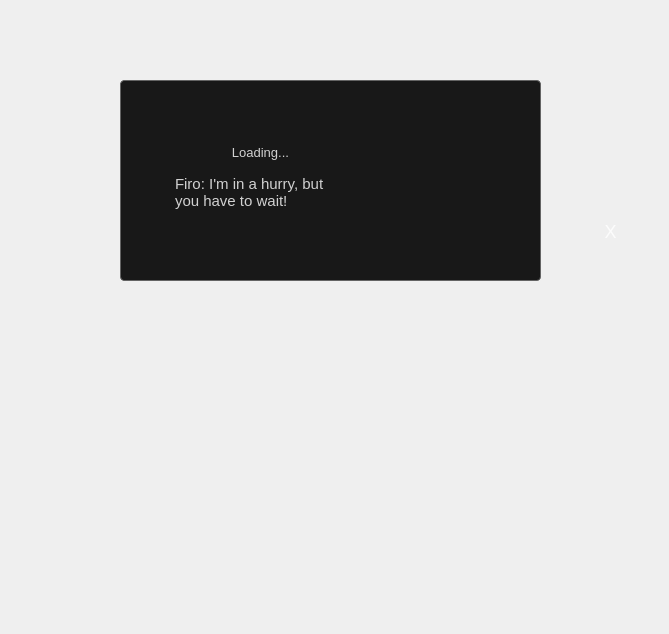
<?xml version="1.0" encoding="UTF-8"?>
<ui version="4.0">
 <class>Dialog</class>
 <widget class="QDialog" name="Dialog">
  <property name="geometry">
   <rect>
    <x>0</x>
    <y>0</y>
    <width>669</width>
    <height>634</height>
   </rect>
  </property>
  <property name="windowTitle">
   <string>Dialog</string>
  </property>
  <widget class="QFrame" name="frame_lock_2">
   <property name="geometry">
    <rect>
     <x>120</x>
     <y>80</y>
     <width>421</width>
     <height>201</height>
    </rect>
   </property>
   <property name="styleSheet">
    <string notr="true">background: #181818;
border: 1px solid #646464;
box-sizing: border-box;
border-radius: 4px;</string>
   </property>
   <property name="frameShape">
    <enum>QFrame::StyledPanel</enum>
   </property>
   <property name="frameShadow">
    <enum>QFrame::Raised</enum>
   </property>
   <widget class="QTextBrowser" name="descr_2">
    <property name="geometry">
     <rect>
      <x>50</x>
      <y>60</y>
      <width>181</width>
      <height>71</height>
     </rect>
    </property>
    <property name="styleSheet">
     <string notr="true">font: 8pt &quot;NSimSun&quot;;;
font-weight: 200;
font-size: 13px;
line-height: 10px;
text-decoration-line: underline;
background: rgba(44, 40, 40, 0.0);
color: rgba(255, 255, 255, 0.8);

border: 0.5px solid rgba(167, 167, 167, 0.0);</string>
    </property>
    <property name="verticalScrollBarPolicy">
     <enum>Qt::ScrollBarAlwaysOff</enum>
    </property>
    <property name="horizontalScrollBarPolicy">
     <enum>Qt::ScrollBarAlwaysOff</enum>
    </property>
    <property name="html">
     <string>&lt;!DOCTYPE HTML PUBLIC &quot;-//W3C//DTD HTML 4.0//EN&quot; &quot;http://www.w3.org/TR/REC-html40/strict.dtd&quot;&gt;
&lt;html&gt;&lt;head&gt;&lt;meta name=&quot;qrichtext&quot; content=&quot;1&quot; /&gt;&lt;style type=&quot;text/css&quot;&gt;
p, li { white-space: pre-wrap; }
&lt;/style&gt;&lt;/head&gt;&lt;body style=&quot; font-family:'NSimSun'; font-size:13px; font-weight:200; font-style:normal;&quot;&gt;
&lt;p align=&quot;center&quot; style=&quot; margin-top:0px; margin-bottom:0px; margin-left:0px; margin-right:0px; -qt-block-indent:0; text-indent:0px;&quot;&gt;&lt;span style=&quot; font-size:13px;&quot;&gt;Loading...&lt;/span&gt;&lt;/p&gt;
&lt;p align=&quot;center&quot; style=&quot;-qt-paragraph-type:empty; margin-top:0px; margin-bottom:0px; margin-left:0px; margin-right:0px; -qt-block-indent:0; text-indent:0px;&quot;&gt;&lt;br /&gt;&lt;/p&gt;
&lt;p style=&quot; margin-top:0px; margin-bottom:0px; margin-left:0px; margin-right:0px; -qt-block-indent:0; text-indent:0px;&quot;&gt;&lt;span style=&quot; font-size:11pt;&quot;&gt;Firo: I'm in a hurry, but you have to wait!&lt;/span&gt;&lt;/p&gt;&lt;/body&gt;&lt;/html&gt;</string>
    </property>
   </widget>
   <widget class="QLabel" name="label_2">
    <property name="geometry">
     <rect>
      <x>250</x>
      <y>22</y>
      <width>101</width>
      <height>131</height>
     </rect>
    </property>
    <property name="styleSheet">
     <string notr="true">background: rgba(44, 40, 40, 0.0);
border: 0.5px solid rgba(167, 167, 167, 0.0);</string>
    </property>
    <property name="text">
     <string/>
    </property>
    <property name="pixmap">
     <pixmap>../material/Firo_s.png</pixmap>
    </property>
    <property name="scaledContents">
     <bool>false</bool>
    </property>
   </widget>
  </widget>
  <widget class="QFrame" name="frame">
   <property name="geometry">
    <rect>
     <x>90</x>
     <y>220</y>
     <width>536</width>
     <height>168</height>
    </rect>
   </property>
   <property name="styleSheet">
    <string notr="true">background: rgba(44, 40, 40, 0.0);</string>
   </property>
   <property name="frameShape">
    <enum>QFrame::StyledPanel</enum>
   </property>
   <property name="frameShadow">
    <enum>QFrame::Raised</enum>
   </property>
   <widget class="QPushButton" name="button_close">
    <property name="geometry">
     <rect>
      <x>510</x>
      <y>0</y>
      <width>21</width>
      <height>23</height>
     </rect>
    </property>
    <property name="styleSheet">
     <string notr="true">QPushButton {
font-family: 'Roboto Mono';
font-style: normal;
font-weight: 400;
font-size: 18px;
line-height: 18px;
border: 0px solid #646464;
color: rgba(255, 255, 255, 0.8);background: rgba(23, 23, 23, 0.0);}
QPushButton:hover{
color: rgba(255, 255, 255, 1.0)
}</string>
    </property>
    <property name="text">
     <string>X</string>
    </property>
   </widget>
   <widget class="QTextBrowser" name="time_label">
    <property name="geometry">
     <rect>
      <x>470</x>
      <y>140</y>
      <width>61</width>
      <height>31</height>
     </rect>
    </property>
    <property name="styleSheet">
     <string notr="true">font: 8pt &quot;NSimSun&quot;;;
font-weight: 200;
font-size: 13px;
line-height: 10px;
text-decoration-line: underline;
background: rgba(44, 40, 40, 0.0);
color: rgba(255, 255, 255, 0.8);

border: 0.5px solid rgba(167, 167, 167, 0.0);</string>
    </property>
    <property name="verticalScrollBarPolicy">
     <enum>Qt::ScrollBarAlwaysOff</enum>
    </property>
    <property name="horizontalScrollBarPolicy">
     <enum>Qt::ScrollBarAlwaysOff</enum>
    </property>
    <property name="html">
     <string>&lt;!DOCTYPE HTML PUBLIC &quot;-//W3C//DTD HTML 4.0//EN&quot; &quot;http://www.w3.org/TR/REC-html40/strict.dtd&quot;&gt;
&lt;html&gt;&lt;head&gt;&lt;meta name=&quot;qrichtext&quot; content=&quot;1&quot; /&gt;&lt;style type=&quot;text/css&quot;&gt;
p, li { white-space: pre-wrap; }
&lt;/style&gt;&lt;/head&gt;&lt;body style=&quot; font-family:'NSimSun'; font-size:13px; font-weight:200; font-style:normal;&quot;&gt;
&lt;p style=&quot;-qt-paragraph-type:empty; margin-top:0px; margin-bottom:0px; margin-left:0px; margin-right:0px; -qt-block-indent:0; text-indent:0px;&quot;&gt;&lt;br /&gt;&lt;/p&gt;&lt;/body&gt;&lt;/html&gt;</string>
    </property>
   </widget>
   <widget class="QLabel" name="label">
    <property name="geometry">
     <rect>
      <x>220</x>
      <y>110</y>
      <width>111</width>
      <height>101</height>
     </rect>
    </property>
    <property name="text">
     <string/>
    </property>
   </widget>
  </widget>
 </widget>
 <resources/>
 <connections/>
</ui>
